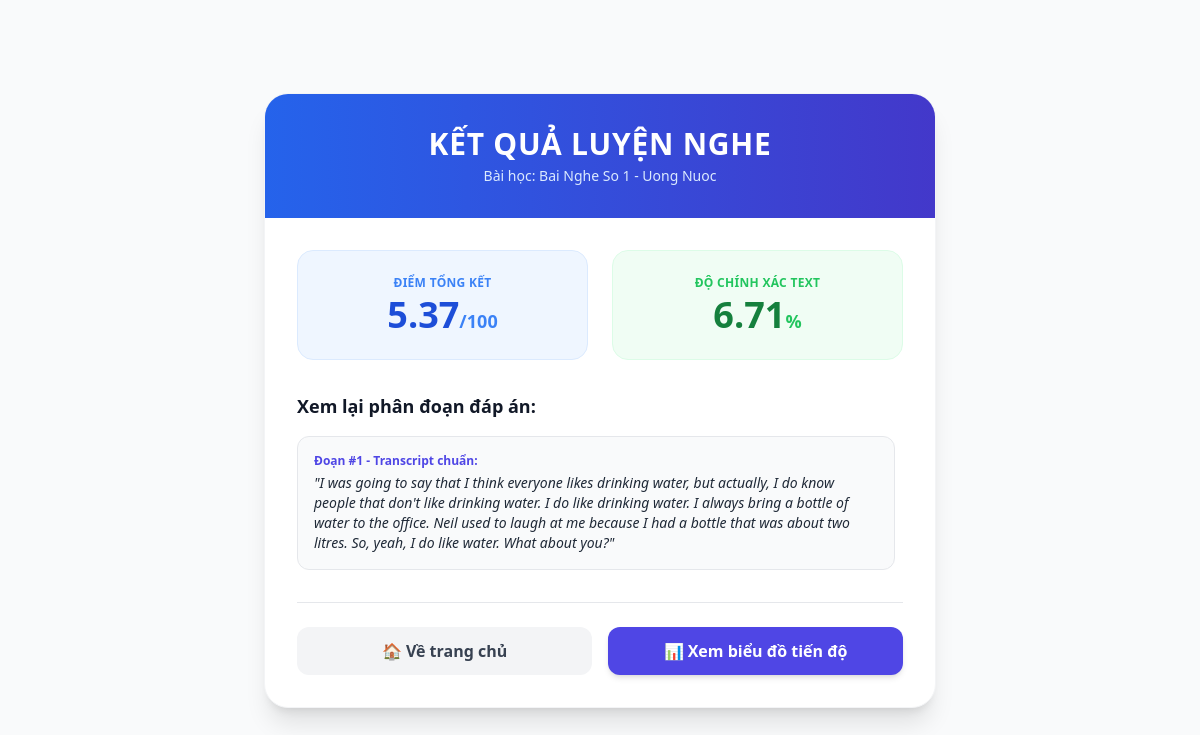
Page /result/22 on the committed database.
### models/models.py (models this page shows, shortened)
class AudioLesson(db.Model):
    __tablename__ = "audio_lessons"
    id = db.Column(db.Integer, primary_key=True)
    title = db.Column(db.String(200), nullable=False)
    transcript = db.Column(db.Text, nullable=False)
    level = db.Column(db.Integer, nullable=False)
    attempts = db.relationship("Attempt", backref="lesson", lazy=True)
    segments = db.relationship(
        "Segment",
        backref="lesson",
        lazy=True,
        cascade="all, delete-orphan",
        order_by="Segment.position",
    )

class Attempt(db.Model):
    __tablename__ = "attempts"
    id = db.Column(db.Integer, primary_key=True)
    user_id = db.Column(db.Integer, db.ForeignKey("users.id"), nullable=True)
    lesson_id = db.Column(db.Integer, db.ForeignKey("audio_lessons.id"), nullable=False)
    score = db.Column(db.Float, nullable=False, default=0)
    accuracy = db.Column(db.Float, nullable=False, default=0)
    duration = db.Column(db.Integer, nullable=False, default=0)
    created_at = db.Column(db.DateTime, default=datetime.utcnow)
    finished_at = db.Column(db.DateTime)

class Segment(db.Model):
    __tablename__ = "segments"
    id = db.Column(db.Integer, primary_key=True)
    lesson_id = db.Column(db.Integer, db.ForeignKey("audio_lessons.id"), nullable=False)
    transcript = db.Column(db.Text, nullable=False)
    audio_path = db.Column(db.String(500), nullable=False)
    position = db.Column(db.Integer, nullable=False, default=1)

### app.py (the view)
@app.route("/result/<int:attempt_id>")
def result(attempt_id):
    attempt = Attempt.query.get_or_404(attempt_id)
    return render_template("result.html", attempt=attempt)

### templates/result.html (shortened to what this page needs)
<!DOCTYPE html>
<html lang="vi">
<head>
    <script src="https://cdn.tailwindcss.com"></script>
</head>
<body class="bg-gray-50 min-h-screen flex items-center justify-center py-12 px-4">
    <div class="max-w-2xl w-full bg-white rounded-3xl shadow-xl overflow-hidden border border-gray-100">
        <div class="bg-gradient-to-r fill-current from-blue-600 to-indigo-700 p-8 text-center text-white">
            <h1 class="text-3xl font-extrabold tracking-wide">KẾT QUẢ LUYỆN NGHE</h1>
            <p class="text-blue-100 text-sm mt-1">Bài học: {{ attempt.lesson.title }}</p>
        </div>
        <div class="p-8">
            <div class="grid grid-cols-2 gap-6 mb-8 text-center">
                <div class="bg-blue-50 p-6 rounded-2xl border border-blue-100">
                    <p class="text-xs font-bold text-blue-500 uppercase tracking-wide">Điểm Tổng Kết</p>
                    <p class="text-4xl font-black text-blue-700 mt-1">{{ attempt.score }}<span class="text-lg text-blue-500">/100</span></p>
                </div>
                <div class="bg-green-50 p-6 rounded-2xl border border-green-100">
                    <p class="text-xs font-bold text-green-500 uppercase tracking-wide">Độ chính xác text</p>
                    <p class="text-4xl font-black text-green-700 mt-1">{{ attempt.accuracy }}<span class="text-lg text-green-500">%</span></p>
                </div>
            </div>
            <h3 class="font-bold text-gray-900 mb-4 text-lg">Xem lại phân đoạn đáp án:</h3>
            <div class="space-y-4 max-h-72 overflow-y-auto pr-2 mb-8">
                {% for seg in attempt.lesson.segments %}
                <div class="p-4 bg-gray-50 rounded-xl border border-gray-200">
                    <p class="text-xs font-bold text-indigo-600 mb-1">Đoạn #{{ loop.index }} - Transcript chuẩn:</p>
                    <p class="text-sm text-gray-800 italic">"{{ seg.transcript }}"</p>
                </div>
                {% endfor %}
            </div>
            <div class="flex space-x-4 border-t pt-6">
                <a href="/" class="flex-1 text-center bg-gray-100 hover:bg-gray-200 text-gray-700 font-bold py-3 rounded-xl transition">
                    🏠 Về trang chủ
                </a>
                <a href="/history" class="flex-1 text-center bg-indigo-600 hover:bg-indigo-700 text-white font-bold py-3 rounded-xl shadow-md transition">
                    📊 Xem biểu đồ tiến độ
                </a>
            </div>
        </div>
    </div>
</body>
</html>

### rows in the picture
AudioLesson: lesson "Bai Nghe So 1 - Uong Nuoc"
Attempt: score "5.37", accuracy "6.71"
Segment: transcript "I was going to say that I think everyone likes drinking water, but actually, I do know people that don't like drinking water. I do like drinking water. I always bring a bottle of water to the office. Neil used to laugh at me because I had a bottle that was about two litres. So, yeah, I do like water. What about you?"
